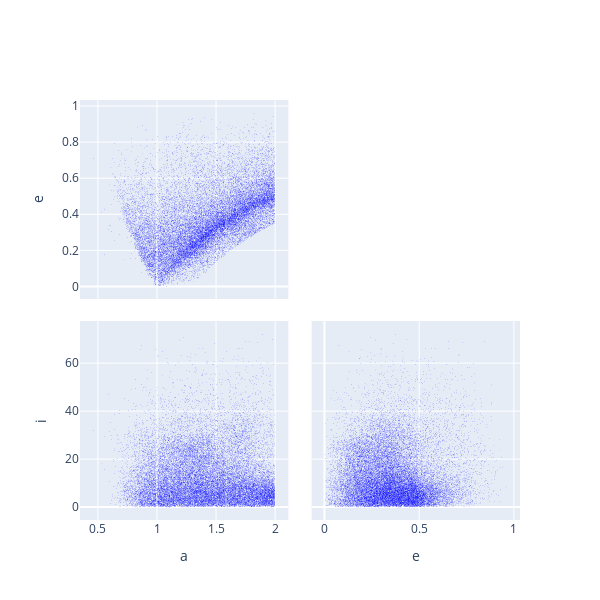

The code cell stored with this chart in its notebook:
### Code cell
a = neos["a"]
e = neos["e"]
i = neos["i"]

fig = go.Figure(data=go.Splom(
                dimensions=[dict(label='a',
                                 values=a),
                            dict(label='e',
                                 values=e),
                            dict(label='i',
                                 values=i)],
                showupperhalf=False, # remove plots on diagonal
                diagonal_visible=False,
                opacity=0.5,
                marker=dict(showscale=False, # colors encode categorical variables
                            color='blue', size=0.7)
                ))


fig.update_layout(
    width=600,
    height=600
)

fig.show()

### Figure 1 — Plotly figure (JSON) as saved in the notebook; plotly's stock layout.template omitted (floating-point values rounded to 4 significant figures; data arrays with more than 128 entries replaced by an {"elided": "..."} marker saying what was removed)
{"data": [{"diagonal": {"visible": false}, "dimensions": [{"label": "a", "values": {"elided": "22592 float values"}}, {"label": "e", "values": {"elided": "22592 float values"}}, {"label": "i", "values": {"elided": "22592 float values"}}], "marker": {"color": "blue", "showscale": false, "size": 0.7}, "opacity": 0.5, "showupperhalf": false, "type": "splom"}], "layout": {"height": 600, "width": 600}}
